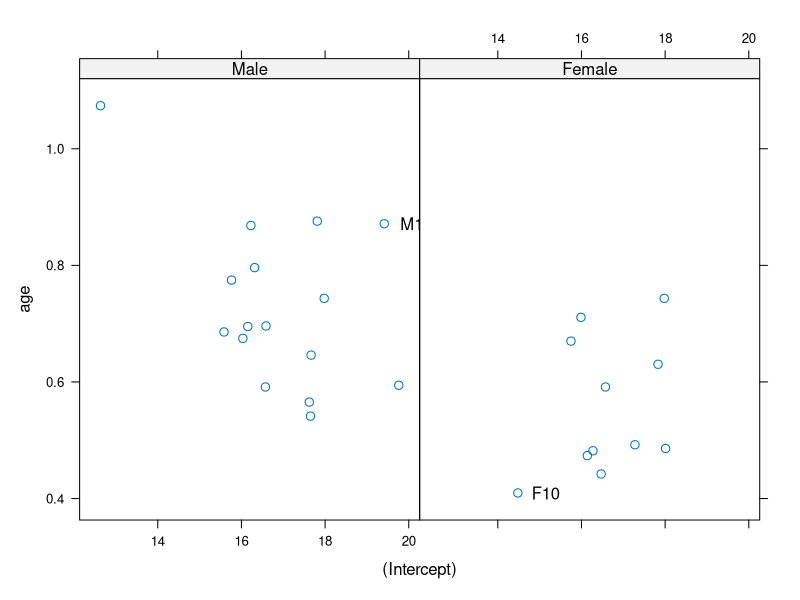

Generate this figure with R:
library(nlme)


### Name: pairs.lme
### Title: Pairs Plot of an lme Object
### Aliases: pairs.lme
### Keywords: models

### ** Examples

fm1 <- lme(distance ~ age, Orthodont, random = ~ age | Subject)
# scatter plot of coefficients by gender, identifying unusual subjects
pairs(fm1, ~coef(., augFrame = TRUE) | Sex, id = 0.1, adj = -0.5)    
# scatter plot of estimated random effects
## Not run: 
##D pairs(fm1, ~ranef(.))
## End(Not run)
